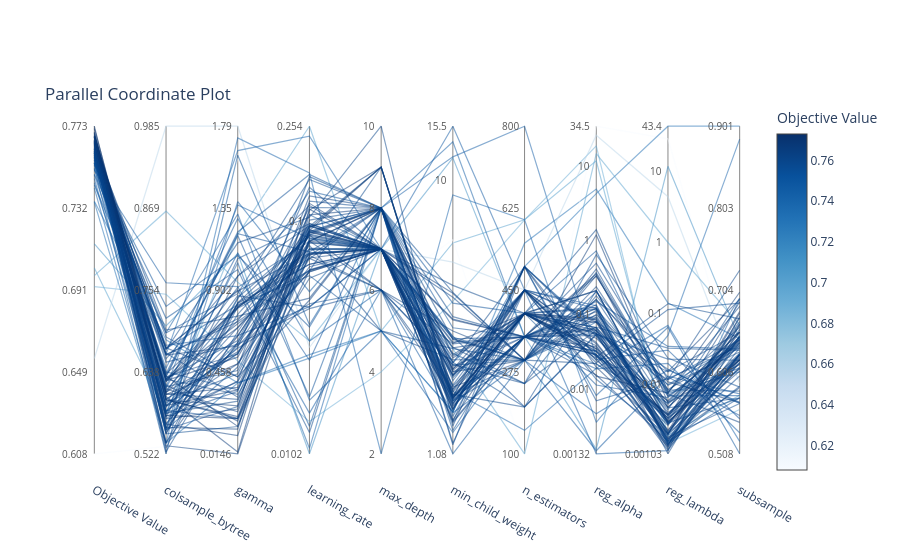

Notebook cell for this chart:
### Markdown cell above
**Parallel coordinates** — each line is one trial; good trials (dark) show which *combinations* work well together.

### Code cell
optuna.visualization.plot_parallel_coordinate(study)
